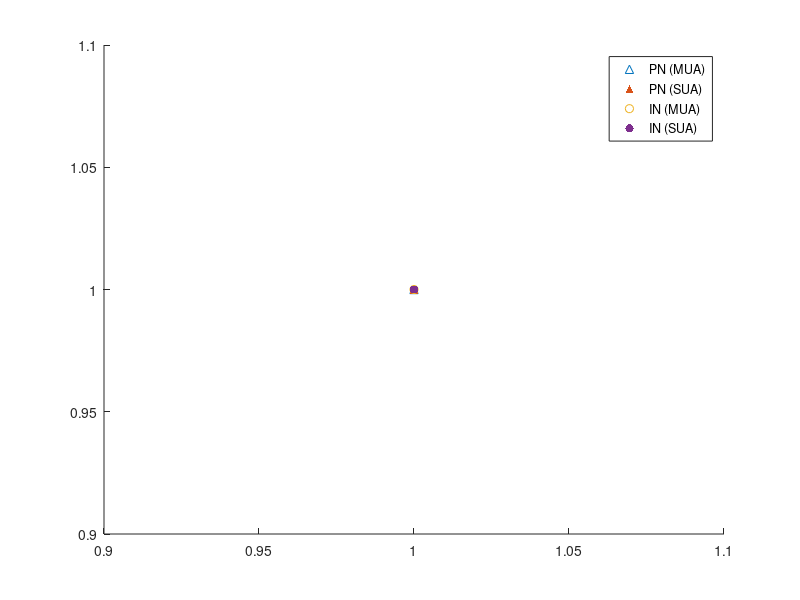

Recreate this plot in MATLAB.
figure;hold;
pn_mua = scatter(1,1,'^k');
pn_sua = scatter(1,1,'^k', 'filled');
in_mua = scatter(1,1,'ok');
in_sua = scatter(1,1,'ok', 'filled');
legend([pn_mua, pn_sua, in_mua, in_sua], 'PN (MUA)', 'PN (SUA)', 'IN (MUA)', 'IN (SUA)');